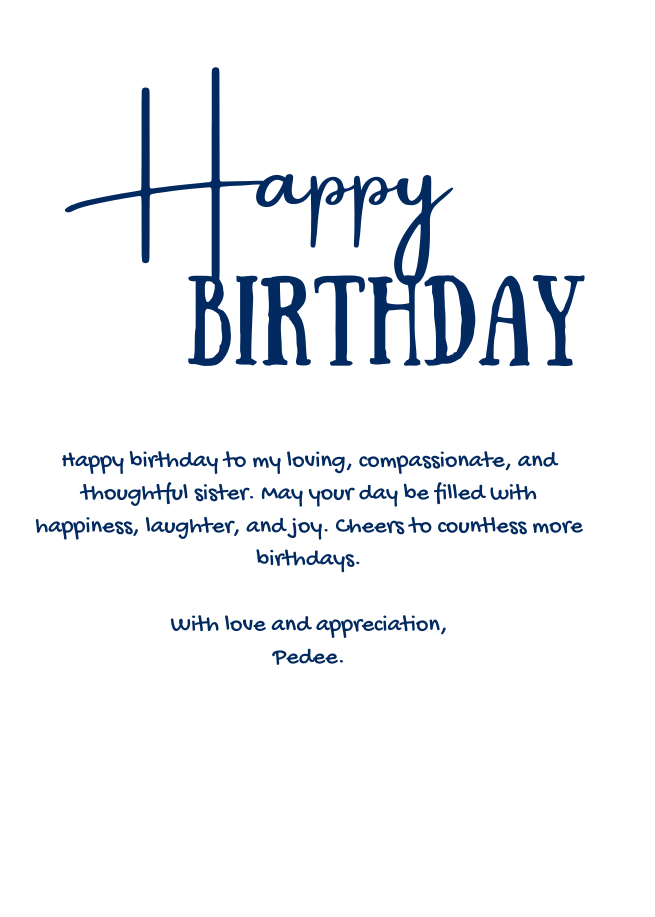
#> input picture _media/k.png, 1964 x 2750 px (shown at 1/3 size)
$ python -i kaleidoscope.py   (imports and definitions only)
#> lines starting #> are read from the running program, lines starting #| are printed output that depends on the picture
#> further down, picture is the input picture: PIL image 1964x2750 RGBA; mean R, G, B, A 0.1, 2.5, 5.7, 13.9
"""
Kaleidoscope

This module provides functionality for kaleidoscope.

Author: Auto-generated
Date: 2025-11-01
"""

import logging

logger = logging.getLogger(__name__)


# Constants
CONSTANT_100 = 100
CONSTANT_128 = 128
CONSTANT_180 = 180
CONSTANT_255 = 255
CONSTANT_360 = 360
CONSTANT_480 = 480

#!/usr/bin/env python3
"""
Kaleidoscope Effect - Create mirror/rotation effects.

Apply kaleidoscope effects to frames or objects for psychedelic visuals.
"""

import sys
from pathlib import Path
import math

sys.path.append(str(Path(__file__).parent.parent))

from PIL import Image, ImageOps, ImageDraw
import numpy as np


# [67 lines left out: function apply_kaleidoscope, not called in this run]


def apply_simple_mirror(frame: Image.Image, mode: str = "quad") -> Image.Image:
    """
    Apply simple mirror effect (faster than full kaleidoscope).

    Args:
        frame: Input frame
        mode: 'horizontal', 'vertical', 'quad' (4-way), 'radial'

    Returns:
        Mirrored frame
    """
#> called with mode = 'quad'
    width, height = frame.size
#> width = 1964; height = 2750
    center_x, center_y = width // 2, height // 2
#> center_x = 982; center_y = 1375

    if mode == "horizontal":
        # Mirror left half to right
        left_half = frame.crop((0, 0, center_x, height))
        left_flipped = ImageOps.mirror(left_half)
        result = frame.copy()
        result.paste(left_flipped, (center_x, 0))
        return result

    elif mode == "vertical":
        # Mirror top half to bottom
        top_half = frame.crop((0, 0, width, center_y))
        top_flipped = ImageOps.flip(top_half)
        result = frame.copy()
        result.paste(top_flipped, (0, center_y))
        return result

    elif mode == "quad":
        # 4-way mirror (top-left quadrant mirrored to all)
        quad = frame.crop((0, 0, center_x, center_y))
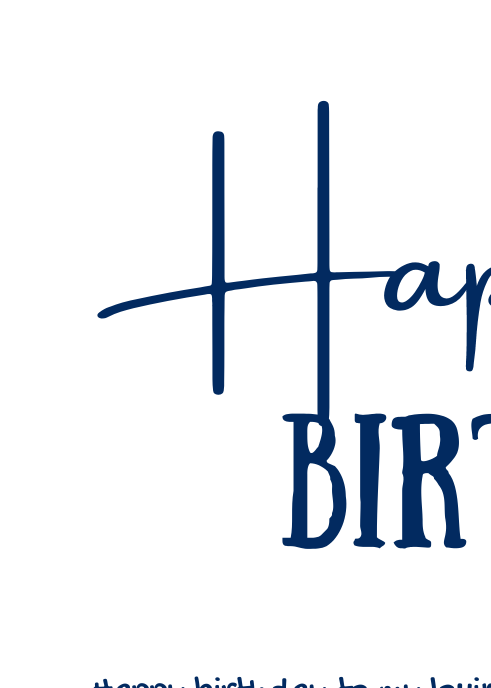
#> quad: PIL image 982x1375 RGBA (shown at 1/2 size); mean R, G, B, A 0.2, 3.3, 7.4, 18.9; transparent parts drawn white

        result = Image.new("RGB", (width, height))
#> result: PIL image 1964x2750 RGB; every value is 0

        # Top-left (original)
        result.paste(quad, (0, 0))
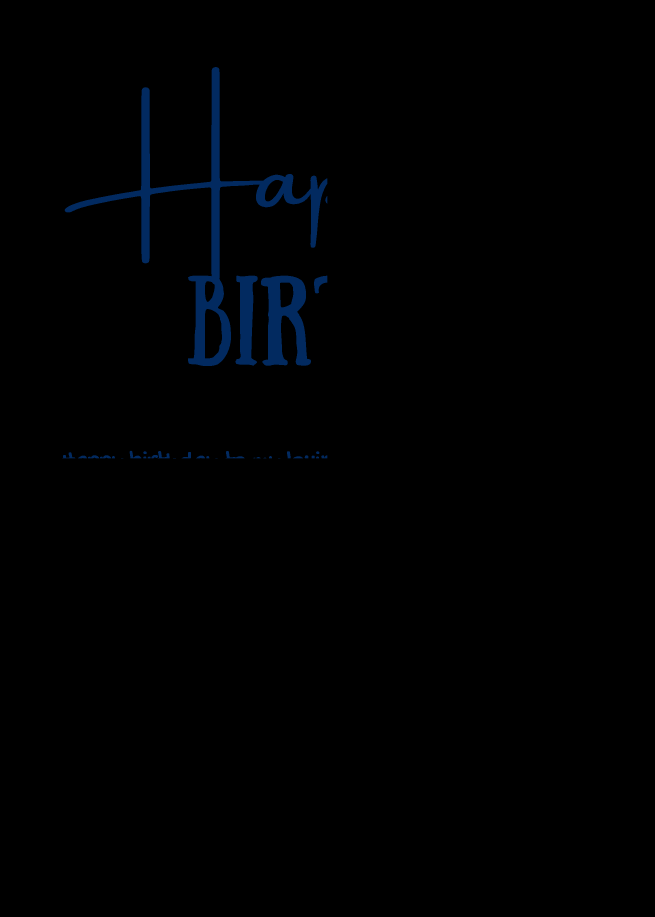
#> result: PIL image 1964x2750 RGB (shown at 1/3 size); mean R, G, B 0, 0.8, 1.9

        # Top-right (horizontal mirror)
        result.paste(ImageOps.mirror(quad), (center_x, 0))
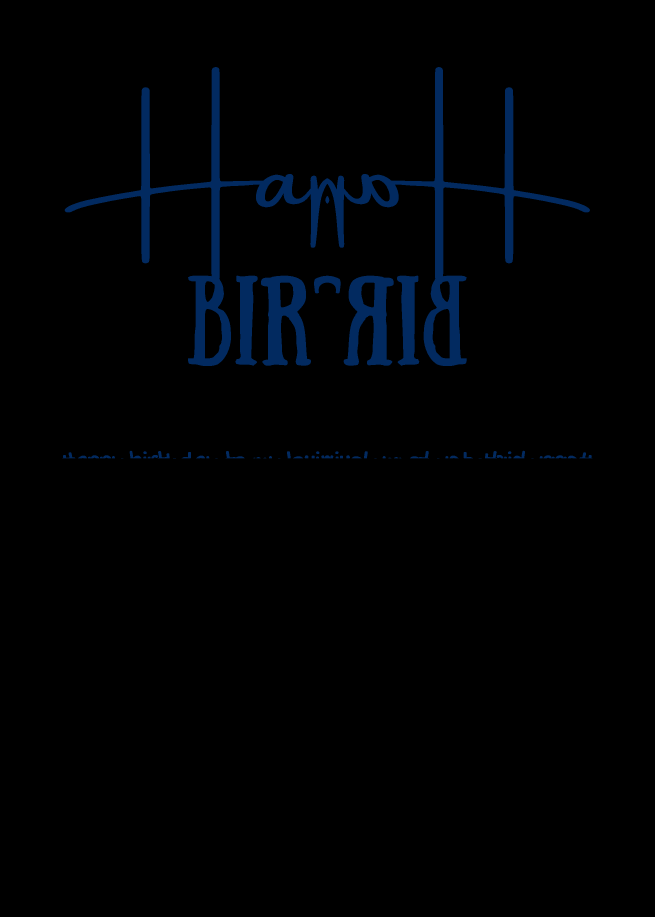
#> result: PIL image 1964x2750 RGB (shown at 1/3 size); mean R, G, B 0.1, 1.6, 3.7

        # Bottom-left (vertical mirror)
        result.paste(ImageOps.flip(quad), (0, center_y))
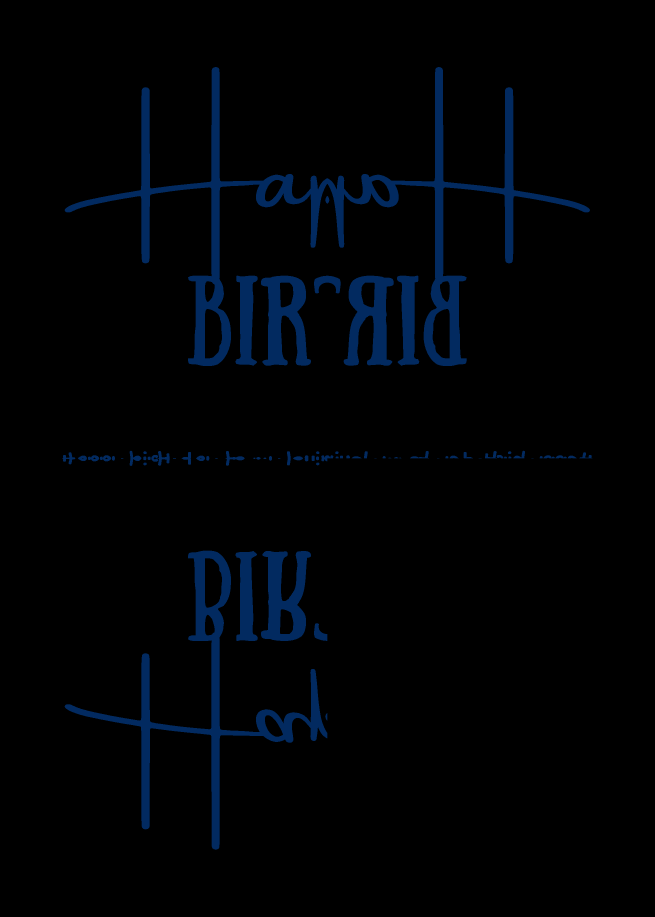
#> result: PIL image 1964x2750 RGB (shown at 1/3 size); mean R, G, B 0.1, 2.4, 5.6

        # Bottom-right (both mirrors)
        result.paste(ImageOps.flip(ImageOps.mirror(quad)), (center_x, center_y))
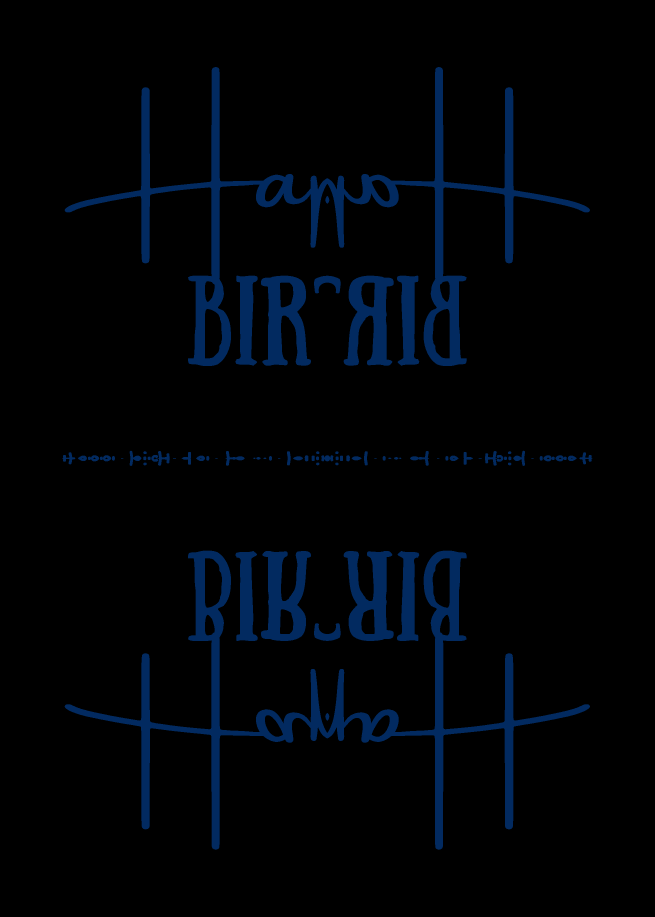
#> result: PIL image 1964x2750 RGB (shown at 1/3 size); mean R, G, B 0.2, 3.3, 7.4

        return result

    else:
        return frame


# [56 lines left out: function create_kaleidoscope_animation, not called in this run]


# Example usage
# [14 lines not run here, left out]

>>> from PIL import Image
>>> picture = Image.open('_media/k.png')
>>> result = apply_simple_mirror(picture)
